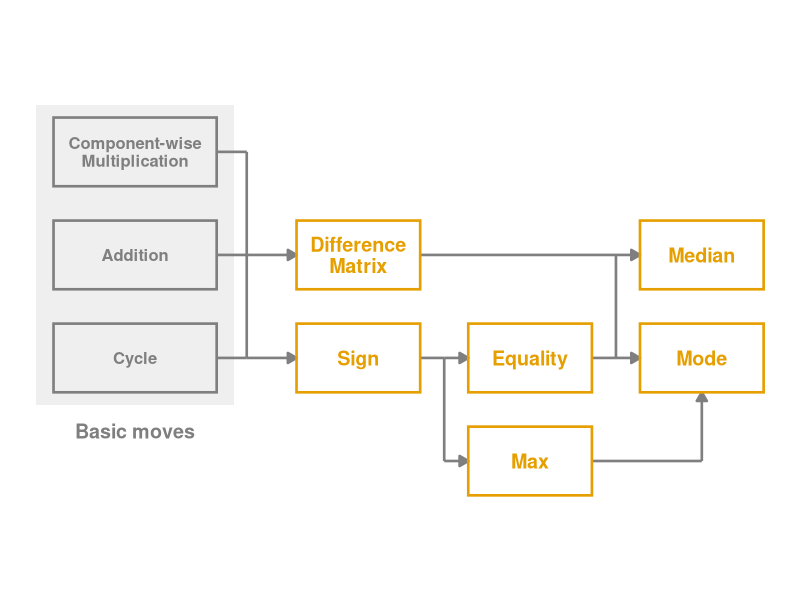

The R script that drew this image:
## ---- chunk 1
#| label: fig-tech-tree
#| echo: false
#| warning: false
#| message: false
#| fig-align: center
#| fig-width: 9
#| fig-height: 4.1
#| dev.args: !expr list(bg = "transparent")
#| fig-cap: "The tech tree for this section. The basic moves in the grey band build up to the difference matrix method, shown in bold orange."
#| fig-alt: "A flowchart read from left to right. A grey band labeled basic moves holds component-wise multiplication, addition, and cycle. All three feed into both the difference matrix and sign. Sign feeds into both equality and max. The difference matrix and equality both feed into median and mode, and max feeds into mode."

library(ggplot2)

boxes <- data.frame(
  label = c("Component-wise\nMultiplication", "Addition", "Cycle",
            "Difference\nMatrix", "Sign", "Equality", "Max", "Median", "Mode"),
  x = c(1.2, 1.2, 1.2, 3.8, 3.8, 5.8, 5.8, 7.8, 7.8),
  y = c(2.4, 1.2, 0, 1.2, 0, 0, -1.2, 1.2, 0),
  basic = c(TRUE, TRUE, TRUE, rep(FALSE, 6))
)
half_w <- ifelse(boxes$basic, 0.95, 0.72)
boxes$xmin <- boxes$x - half_w
boxes$xmax <- boxes$x + half_w
boxes$ymin <- boxes$y - 0.4
boxes$ymax <- boxes$y + 0.4

# Plain connector pieces, followed by the arrows that end at a box.
lines <- data.frame(
  x    = c(2.15, 2.15, 2.15, 2.5, 4.52, 4.8, 4.52, 6.52, 6.8, 6.52),
  xend = c(2.5, 2.5, 2.5, 2.5, 4.8, 4.8, 6.8, 6.8, 6.8, 7.8),
  y    = c(2.4, 1.2, 0, 0, 0, 0, 1.2, 0, 0, -1.2),
  yend = c(2.4, 1.2, 0, 2.4, 0, -1.2, 1.2, 0, 1.2, -1.2)
)
arrows <- data.frame(
  x    = c(2.5, 2.5, 4.8, 4.8, 6.8, 6.8, 7.8),
  xend = c(3.08, 3.08, 5.08, 5.08, 7.08, 7.08, 7.8),
  y    = c(1.2, 0, 0, -1.2, 1.2, 0, -1.2),
  yend = c(1.2, 0, 0, -1.2, 1.2, 0, -0.4)
)

neutral <- "grey50"
highlight <- "#E69F00"

ggplot() +
  annotate(
    "rect",
    xmin = 0.05, xmax = 2.35, ymin = -0.55, ymax = 2.95,
    fill = neutral, alpha = 0.12
  ) +
  annotate(
    "text",
    x = 1.2, y = -0.85, label = "Basic moves",
    color = neutral, size = 5, fontface = "bold"
  ) +
  geom_segment(
    data = lines,
    aes(x = x, xend = xend, y = y, yend = yend),
    color = neutral, linewidth = 0.9
  ) +
  geom_segment(
    data = arrows,
    aes(x = x, xend = xend, y = y, yend = yend),
    color = neutral, linewidth = 0.9,
    arrow = arrow(length = unit(0.1, "inches"), type = "closed")
  ) +
  geom_rect(
    data = boxes,
    aes(xmin = xmin, xmax = xmax, ymin = ymin, ymax = ymax, color = basic),
    fill = NA, linewidth = 0.9
  ) +
  geom_text(
    data = boxes[boxes$basic, ],
    aes(x = x, y = y, label = label),
    color = neutral, size = 4.2, fontface = "bold", lineheight = 0.9
  ) +
  geom_text(
    data = boxes[!boxes$basic, ],
    aes(x = x, y = y, label = label),
    color = highlight, size = 5, fontface = "bold", lineheight = 0.9
  ) +
  scale_color_manual(values = c(`TRUE` = neutral, `FALSE` = highlight), guide = "none") +
  coord_fixed(clip = "off") +
  theme_void() +
  theme(
    plot.background = element_rect(fill = "transparent", color = NA),
    panel.background = element_rect(fill = "transparent", color = NA)
  )
